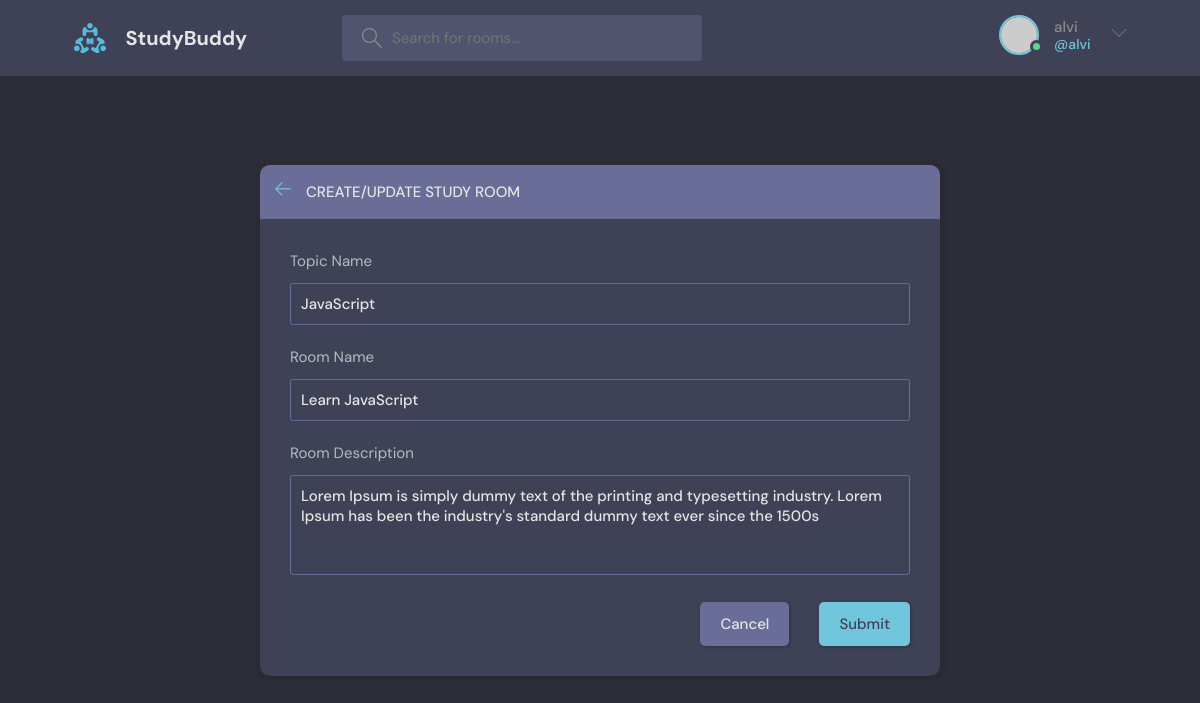
Screenshot of /update-room/1/ (signed in) with the database file from the repository.
### base/models.py (models this page shows, shortened)
class Room(models.Model):
    host = models.ForeignKey(User, on_delete=models.SET_NULL, null=True)
    topic = models.ForeignKey(Topic, on_delete=models.SET_NULL, null=True)
    participants = models.ManyToManyField(
        User, related_name="participants", blank=True)
    name = models.CharField(max_length=200)  # max len reqired for charfield()
    description = models.TextField(null=True, blank=True)
    updated = models.DateTimeField(auto_now=True)
    created = models.DateTimeField(auto_now_add=True)
    class Meta:
        ordering = ["-updated", "-created"]

class Topic(models.Model):
    name = models.CharField(max_length=200)

### base/views.py (the view)
# urls.py: path("update-room/<str:pk>/", views.update_room, name="update-room"),
@login_required(login_url="login")
def update_room(request, pk):
    room = Room.objects.get(id=pk)
    if request.user != room.host:
        return HttpResponse("Can only edit your own rooms")
    if request.method == "POST":
        topic_name = request.POST.get("topic")
        topic, created = Topic.objects.get_or_create(name=topic_name)
        room.name = request.POST.get("name")
        room.topic = topic
        room.description = request.POST.get("description")
        room.save()
        return redirect("home")
    else:
        room = Room.objects.get(id=pk)
        form = RoomForm(instance=room)
    context = {"form": form, "room": room}
    return render(request, "./base/room_form.html", context)

### base/forms.py
class RoomForm(ModelForm):
    class Meta:
        model = Room
        fields = "__all__"
        exclude = ["host", "participants"]

### base/templates/base/room_form.html (shortened to what this page needs)
{% extends 'main.html' %}
{% block content %}
<main class="create-room layout">
  <div class="container">
    <div class="layout__box">
      <div class="layout__boxHeader">
        <div class="layout__boxTitle">
          <a href="{{request.META.HTTP_REFERER}}">
            <svg version="1.1" xmlns="http://www.w3.org/2000/svg" width="32" height="32" viewBox="0 0 32 32">
              <title>arrow-left</title>
              <path
                d="M13.723 2.286l-13.723 13.714 13.719 13.714 1.616-1.611-10.96-10.96h27.625v-2.286h-27.625l10.965-10.965-1.616-1.607z">
              </path>
            </svg>
          </a>
          <h3>Create/Update Study Room</h3>
        </div>
      </div>
      <div class="layout__body">
        <form class="form" action="" method="POST">
           <div class="form__group">
            <label for="room_topic">Topic Name</label>
            <input required id="room_topic" type="text" value="{{room.topic.name}}" name="topic" list="topic-list" />
          </div>
          <div class="form__group">
            <label for="room_name">Room Name</label>
            {{form.name}}
          </div>
          <div class="form__group">
            <label for="room_description">Room Description</label>
            {{form.description}}
          </div>
          <div class="form__action">
            <a class="btn btn--dark" href="{{request.META.HTTP_REFERER}}">Cancel</a>
            <button class="btn btn--main" type="submit">Submit</button>
          </div>
        </form>
      </div>
    </div>
  </div>
</main>
{% endblock content %}

### templates/navbar.html (shortened to what this page needs)
{% load static %}
<header class="header header--loggedIn">
    <div class="container">
      <a href="{% url 'home' %}" class="header__logo">
        <img src="{% static 'images/logo.svg' %}" />
        <h1>StudyBuddy</h1>
      </a>
      <form class="header__search" method="GET" action="{% url 'home' %}">
        <label>
          <input name=q placeholder="Search for rooms..." />
        </label>
      </form>
      <nav class="header__menu">
        {% if request.user.is_authenticated %}
        <div class="header__user">
          <a href="{% url 'profile' request.user.id %}">
            <div class="avatar avatar--medium active">
              <img src="https://randomuser.me/api/portraits/men/37.jpg" />
            </div>
            <p>{{request.user.username}}<span>@{{request.user.username}}</span></p>
          </a>
          <button class="dropdown-button">
            <svg version="1.1" xmlns="http://www.w3.org/2000/svg" width="32" height="32" viewBox="0 0 32 32">
              <title>chevron-down</title>
              <path d="M16 21l-13-13h-3l16 16 16-16h-3l-13 13z"></path>
            </svg>
          </button>
        </div>
        {% else %}
        <a href="{% url 'login' %}">
          <img src="./assets/avatar.svg" />
          <p>Login</p>
        </a>
        {% endif %}
      </nav>
    </div>
  </header>

### rows the page displays
Room: topic "JavaScript", name "Learn JavaScript", description "Lorem Ipsum is simply dummy text of the printing and typesetting industry. Lorem Ipsum has been the industry's standard dummy text ever since the 1500s"

### other values shown
{{ request.user.username }} "alvi"
